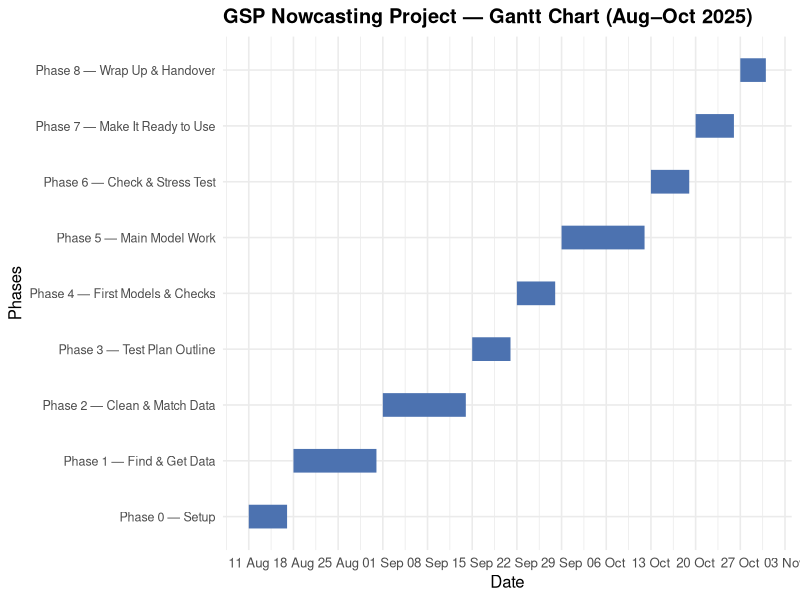

Here is the R script that generated this plot:
## ---- chunk 1
#| label: tasks-table
#| tbl-cap: "Nowcasting tasks (Aug–Oct 2025)"
library(readr)
library(dplyr)
library(knitr)
library(ggplot2)

tasks <- read_csv("gsp_nowcasting_tasks_aug-oct_2025.csv", show_col_types = FALSE) |>
  mutate(
    Start = as.Date(Start),
    End = as.Date(End)
  )

knitr::kable(tasks, align = "lccr")
## ---- chunk 2
#| label: "Gantt chart"
#| tbl-cap: "Nowcasting tasks (Aug–Oct 2025)"
gantt <- ggplot(tasks, aes(x = Start, xend = End, y = Task, yend = Task)) +
  geom_segment(linewidth = 8, color = "#4C72B0") +
  labs(
    title = "GSP Nowcasting Project — Gantt Chart (Aug–Oct 2025)",
    x = "Date",
    y = "Phases"
  ) +
  scale_x_date(date_breaks = "1 week", date_labels = "%d %b") +
  theme_minimal(base_size = 12) +
  theme(
    axis.text.y = element_text(size = 9),
    plot.title = element_text(face = "bold")
  )

